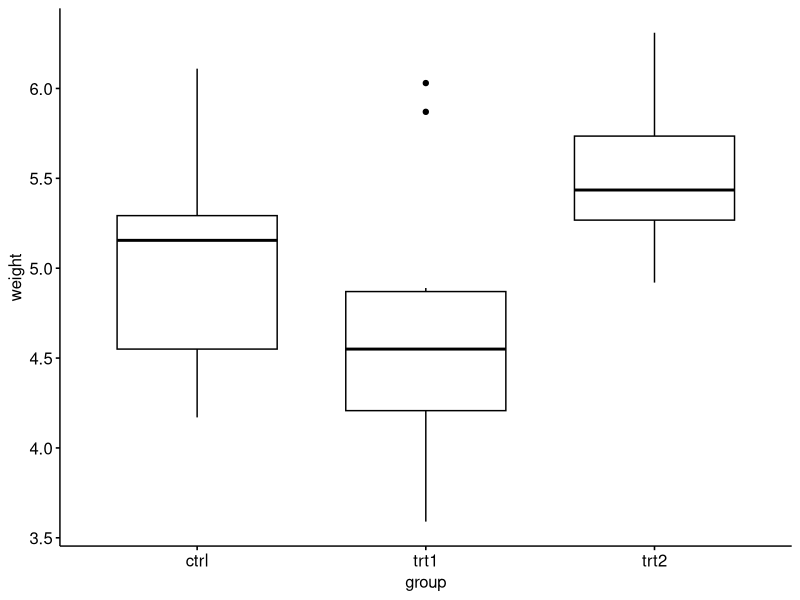

Recreate this plot in R.
library(tidyverse)
library(ggpubr)
library(rstatix)

PlantGrowth %>% sample_n_by(group,size=1)
PlantGrowth=PlantGrowth %>% reorder_levels(group,order=c('ctrl','trt1','trt2'))
PlantGrowth %>% group_by(group) %>% get_summary_stats(weight,type='common')
ggboxplot(PlantGrowth,x='group',y='weight')
res.kruskal=PlantGrowth %>% kruskal_test(weight~group)
res.kruskal
PlantGrowth %>% kruskal_effsize(weight~group)
pwc=PlantGrowth %>% dunn_test(weight~group,p.adjust.method='bonferroni')
pwc
pwc2=PlantGrowth %>% wilcox_test(weight~group,p.adjust.method='bonferroni')
pwc2